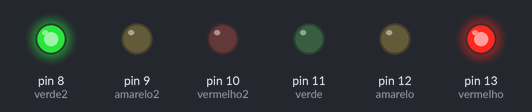
The sketch below on a simulated Arduino Uno, built with avr-gcc and run on an emulated ATmega328P. Shown: output pins drawn as LEDs (lit = HIGH).

Above: at 0.1 s.
At 1.6 s:
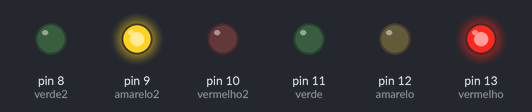
At 9.1 s:
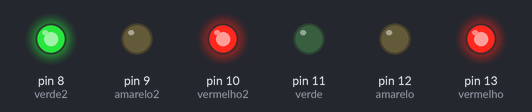
At 19.6 s:
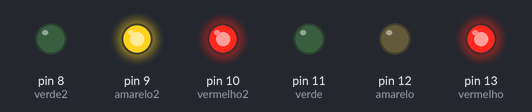
At 39.1 s:
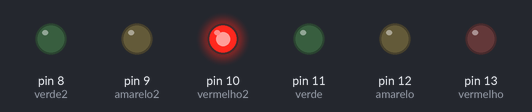
Timing chart, 0 to 40.0 s (numbered marks = the images above):
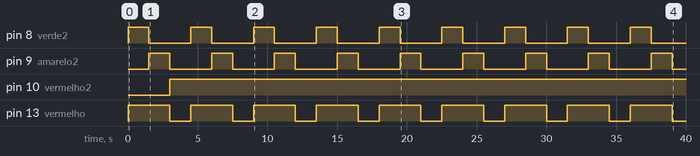

The sketch:

joyce.ino
```cpp
int vermelho = 13;
int amarelo = 12;
int verde = 11;
int vermelho2 = 10;
int amarelo2 = 9;
int verde2 = 8;

void setup () {
  pinMode (vermelho, OUTPUT);
  pinMode (amarelo, OUTPUT);
  pinMode (verde, OUTPUT);
  pinMode (vermelho2, OUTPUT);
  pinMode (amarelo2, OUTPUT);
  pinMode (verde2, OUTPUT);

}
void loop() {
digitalWrite(vermelho,HIGH);
digitalWrite(verde2, HIGH);
delay(1500);

digitalWrite(verde2,LOW);
digitalWrite(amarelo2, HIGH);
delay(1500);

digitalWrite(vermelho,LOW);
digitalWrite(amarelo2,LOW);
digitalWrite(vermelho2,HIGH);
digitalWrite;(verde,HIGH);
delay (1500);


}
```

Measured:
- by itself, pin 8 (verde2), pin 9 (amarelo2): alternates HIGH for 1.5 s and LOW for 3.0 s
- by itself, pin 10 (vermelho2): LOW → HIGH at 3.0 s
- by itself, pin 13 (vermelho): alternates HIGH for 3.0 s and LOW for 1.5 s
